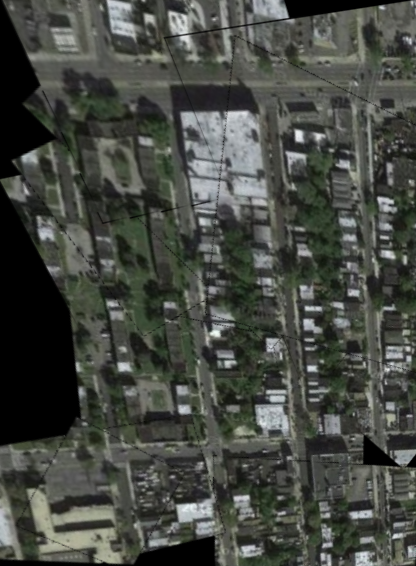
#> input picture Final_Task/topdown_image.png, 416 x 566 px
$ jupyter execute threshold_segmentation.ipynb
#> lines starting #> are read from the running program, lines starting #| are printed output that depends on the picture; after the words box and inside, x2 and y2 are one past the last pixel; in counts of white or black regions, pixels touching at a corner belong together
# Image Thresholding
- Canny Edge and Contour Detection
- Adaptive Mean Thresholding
- Adaptive Gaussian Thresholding
- Otsu's Thresholding

[cell 1]
# Necessary Imports

import cv2
import numpy as np
import matplotlib.pyplot as plt

[cell 2]
# Canny Edge+Contour Detection

image = cv2.imread('topdown_image.png')
#> image is the input picture: shape (566, 416, 3); mean B, G, R 66.8, 73, 69.9
if image is None:
    print("Error: Image not found.")
else:
    # Preprocessing
    gray = cv2.cvtColor(image, cv2.COLOR_BGR2GRAY)
    hsv = cv2.cvtColor(image, cv2.COLOR_BGR2HSV)
#> hsv: shape (566, 416, 3); mean H, S, V 45.8, 27.2, 73.4
    h, s, v = cv2.split(hsv)
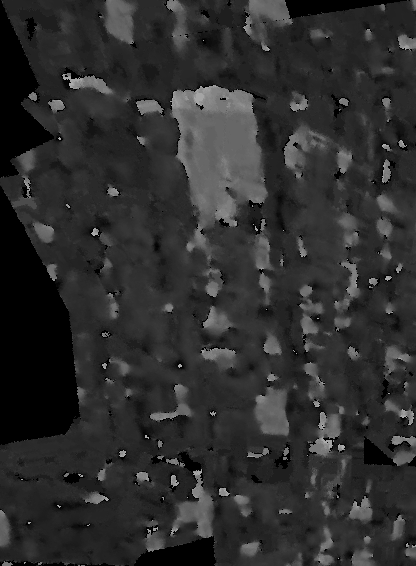
#> h: shape (566, 416); min 0, max 176, mean 45.8
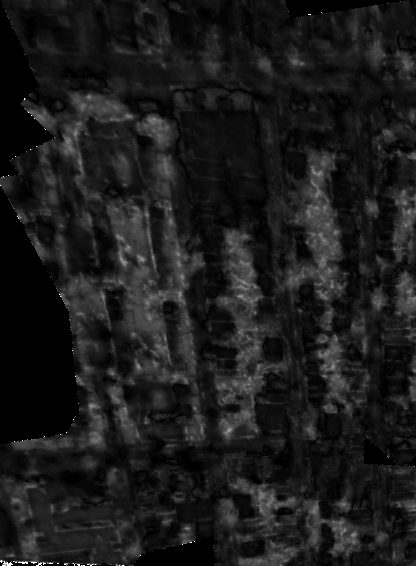
#> s: shape (566, 416); min 0, max 255, mean 27.2
    blurred = cv2.GaussianBlur(gray, (5, 5), 0)

    # Edge Detection
    edges = cv2.Canny(blurred, 100, 200)
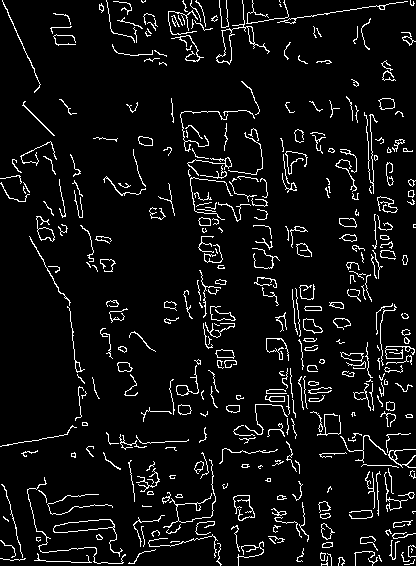
#> edges: shape (566, 416); 6.4% white in thin lines or dots

    # Find Contours
    contours, _ = cv2.findContours(edges, cv2.RETR_EXTERNAL, cv2.CHAIN_APPROX_SIMPLE)
#> contours = 375 contours, 315 with area under 20; largest, box (x1, y1, x2, y2) and area: (53, 519, 123, 557) 520, (216, 0, 270, 65) 364, (36, 216, 55, 242) 166, (303, 318, 323, 334) 162, (378, 98, 395, 110) 137

    # Draw results on a copy
    output = image.copy()
    cv2.drawContours(output, contours, -1, (0, 255, 0), 2)

    # Display using Matplotlib (Convert BGR to RGB)
    plt.imshow(cv2.cvtColor(output, cv2.COLOR_BGR2RGB))
    plt.title('Detected Contours')
    plt.axis('off') # Hide axes
    plt.show()

[cell 3]
# Adaptive Mean Thresholding

thresh_mean = cv2.adaptiveThreshold(
    gray, 255,
    cv2.ADAPTIVE_THRESH_MEAN_C,
    cv2.THRESH_BINARY,
    199, 5
)
#> thresh_mean: shape (566, 416); 51.6% white; 443 black regions (341 under 20 px), largest, box (x1, y1, x2, y2) and area: (0, 0, 416, 566) 66605, (0, 183, 102, 447) 14978, (362, 107, 416, 365) 6508

combined = cv2.hconcat([image, cv2.cvtColor(thresh_mean, cv2.COLOR_GRAY2BGR)])

plt.imshow(combined)
plt.title('Adaptive Mean Thresholding')
plt.axis('off') # Hide axes
plt.show()

[cell 4]
# Adaptive Gaussian Thresholding

thresh_gauss = cv2.adaptiveThreshold(
    gray, 255,
    cv2.ADAPTIVE_THRESH_GAUSSIAN_C,
    cv2.THRESH_BINARY,
    199, 5
)
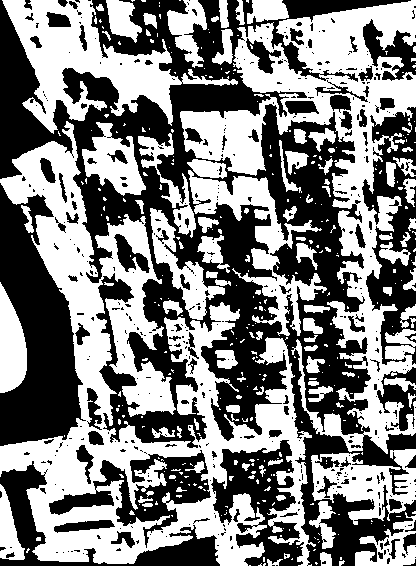
#> thresh_gauss: shape (566, 416); 50.3% white; 455 black regions (358 under 20 px), largest, box (x1, y1, x2, y2) and area: (0, 0, 416, 566) 69534, (0, 183, 86, 446) 12930, (362, 107, 416, 365) 6722

combined = cv2.hconcat([image, cv2.cvtColor(thresh_gauss, cv2.COLOR_GRAY2BGR)])
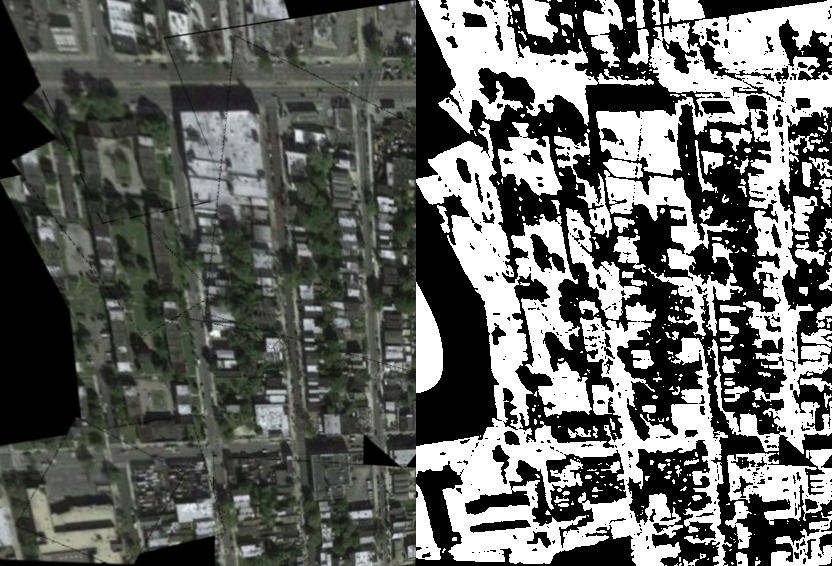
#> combined: shape (566, 832, 3); mean B, G, R 97.6, 100.7, 99.1

plt.imshow(combined)
plt.title('Adaptive Gaussian Thresholding')
plt.axis('off') # Hide axes
plt.show()

[cell 5]
# Apply Otsu's thresholding

ret, thresh_s = cv2.threshold(s, 0, 255, cv2.THRESH_BINARY_INV + cv2.THRESH_OTSU)
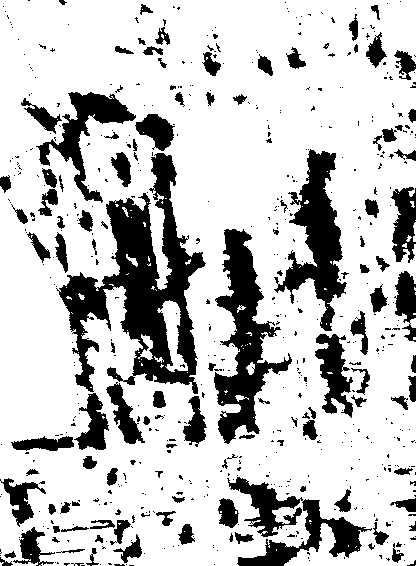
#> thresh_s: shape (566, 416); 77% white; 579 black regions (460 under 20 px), largest, box (x1, y1, x2, y2) and area: (56, 153, 206, 394) 13260, (214, 229, 292, 444) 6379, (274, 149, 347, 331) 5247
#> ret = 39
v_mask = cv2.inRange(v, 60, 130)
#> v_mask: shape (566, 416); 51.3% white; 1022 black regions (780 under 20 px), largest, box (x1, y1, x2, y2) and area: (0, 0, 197, 447) 30896, (0, 453, 220, 566) 8183, (297, 305, 416, 507) 6221
road_candidates = cv2.bitwise_and(thresh_s, v_mask)
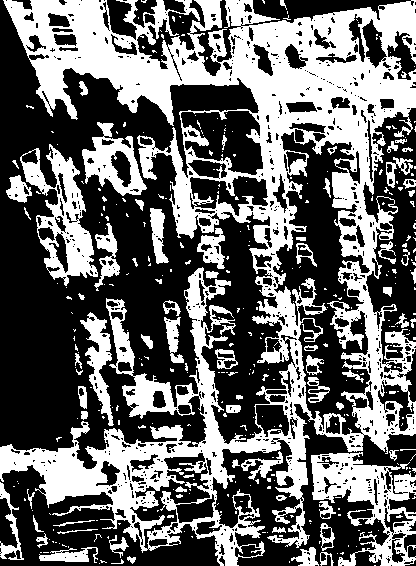
#> road_candidates: shape (566, 416); 40.7% white; 363 white regions (289 under 20 px), largest, box (x1, y1, x2, y2) and area: (0, 0, 416, 566) 72963, (311, 452, 416, 566) 5098, (20, 144, 98, 286) 4074

# Connected component analysis
num_labels, labels, stats, centroids = cv2.connectedComponentsWithStats(road_candidates)
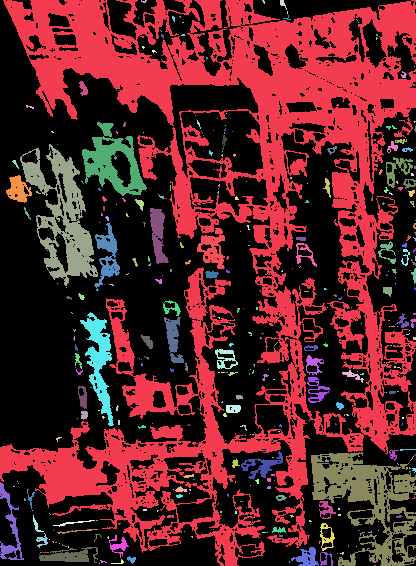
#> labels: shape (566, 416) int32; 364 distinct labels, from 0 to 363; one colour per label, 0 black
#> num_labels = 364; stats = 364 rows, first 6: [0, 0, 416, 566, 139713], [0, 0, 416, 566, 72963], [141, 0, 6, 3, 11], [262, 0, 3, 4, 7], [280, 0, 7, 10, 31], [287, 11, 1, 3, 3]; centroids = 364 pairs, first value 9.7 to 415, second value 1 to 565

# Filter by shape - roads are elongated
filtered = np.zeros_like(road_candidates)
for i in range(1, num_labels):
    area = stats[i, cv2.CC_STAT_AREA]
    w = stats[i, cv2.CC_STAT_WIDTH]
    h = stats[i, cv2.CC_STAT_HEIGHT]
    aspect_ratio = max(w,h) / (min(w,h) + 1e-5)

    # Roads are elongated (high aspect ratio) or large connected networks
    if aspect_ratio > 2.0 and area > 500:
        filtered[labels == i] = 255
#> this loop made 363 passes
#> (area, w, h, aspect_ratio) on passes 1, 4, 23: (72963, 416, 566, 1.36), (31, 7, 10, 1.43), (23, 6, 7, 1.17)
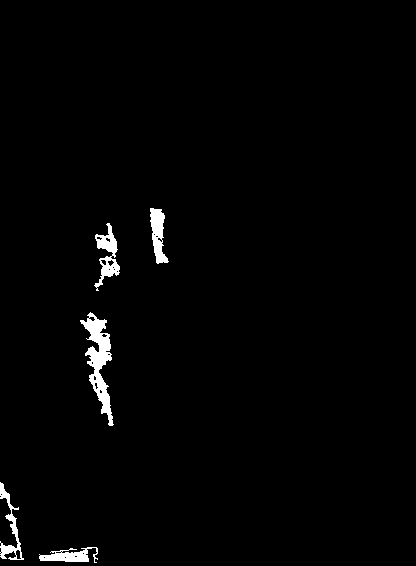
#> filtered: shape (566, 416); 1.6% white; 5 white regions, box (x1, y1, x2, y2) and area: (80, 312, 114, 426) 1447, (94, 223, 120, 291) 680, (150, 208, 169, 264) 596, (0, 482, 24, 560) 524, (39, 547, 98, 563) 506

combined = cv2.hconcat([image,cv2.cvtColor(road_candidates, cv2.COLOR_GRAY2BGR),  cv2.cvtColor(filtered, cv2.COLOR_GRAY2BGR)])
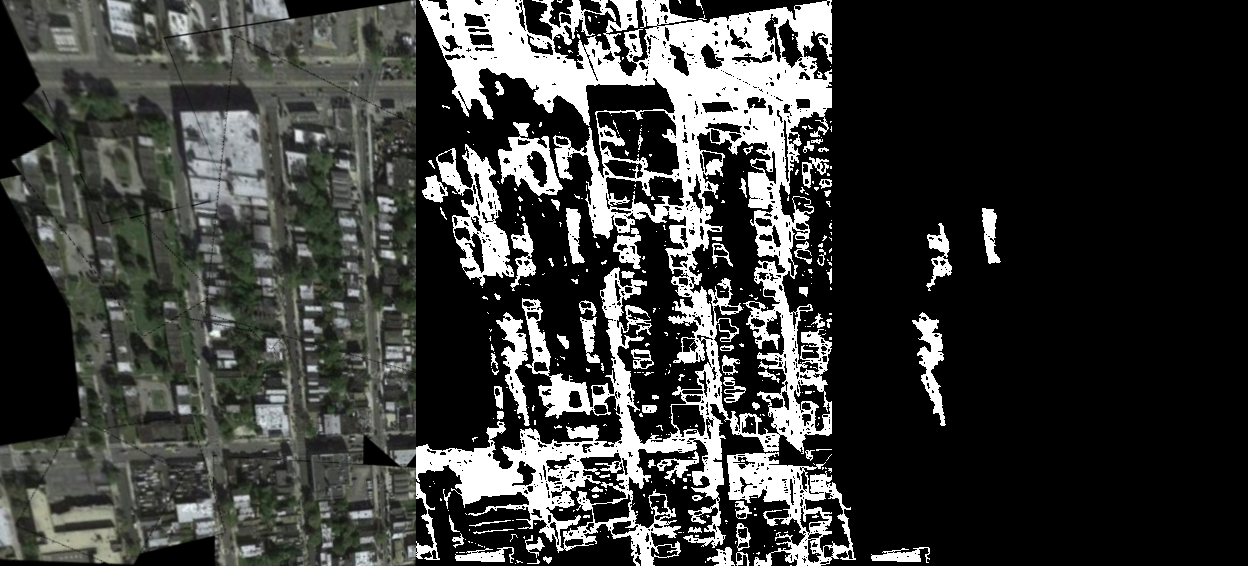
#> combined: shape (566, 1248, 3); mean B, G, R 58.2, 60.3, 59.2

plt.imshow(combined)
plt.title('Otsu Thresholding')
plt.axis('off') # Hide axes
plt.show()

[cell 6]
# Display H vs S vs V channels

hsv = cv2.cvtColor(image, cv2.COLOR_BGR2HSV)
h, s, v = cv2.split(hsv)

fig, axes = plt.subplots(1, 3, figsize=(20, 6))
axes[0].imshow(h, cmap='gray')
axes[0].set_title('Hue')
axes[1].imshow(s, cmap='gray')
axes[1].set_title('Saturation')
axes[2].imshow(v, cmap='gray')
axes[2].set_title('Value')
plt.show()

$ run again, with Final_Task/test_4.png copied over Final_Task/topdown_image.png
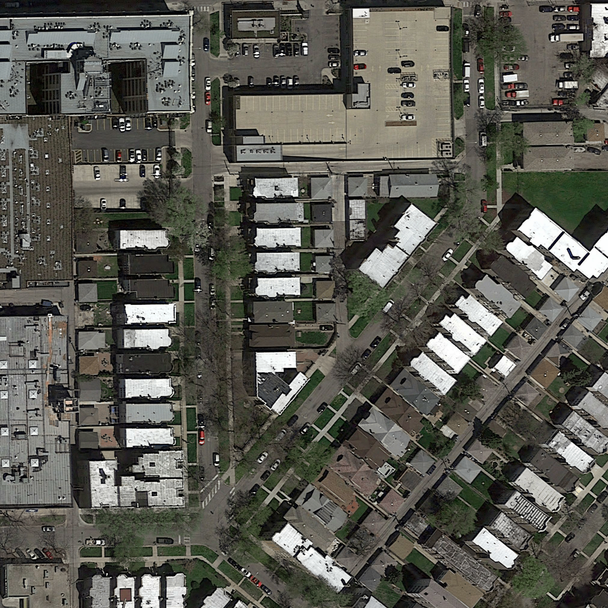
#> input picture Final_Task/test_4.png, 608 x 608 px
#> image is the input picture: shape (608, 608, 3); mean B, G, R 82.6, 90.5, 90.8
#> hsv: shape (608, 608, 3); mean H, S, V 38.5, 40.9, 93
#> `edges = cv2.Canny(blurred, 100, 200)`:
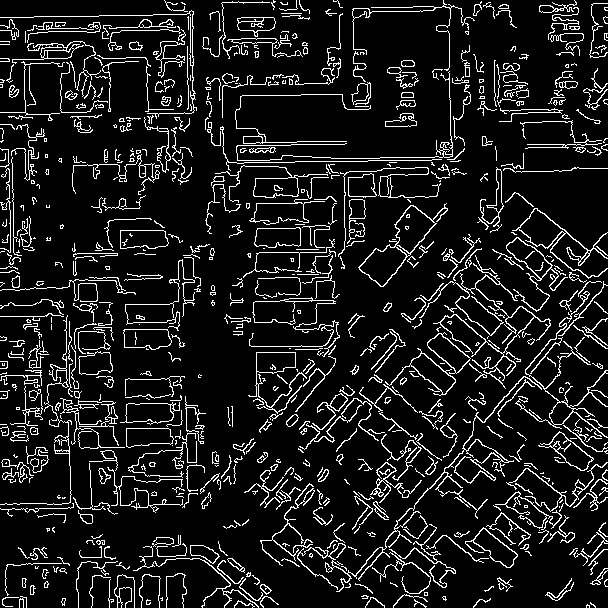
#> edges: shape (608, 608); 10.8% white in thin lines or dots
#> contours = 714 contours, 553 with area under 20; largest, box (x1, y1, x2, y2) and area: (358, 203, 448, 287) 2315, (385, 332, 471, 396) 1632, (512, 208, 608, 279) 1224, (506, 237, 568, 312) 917, (120, 402, 180, 425) 844
#> thresh_mean: shape (608, 608); 47.3% white; 2316 white regions (2145 under 20 px), largest, box (x1, y1, x2, y2) and area: (0, 0, 444, 253) 25108, (247, 281, 509, 593) 20305, (236, 7, 453, 161) 19683
#> thresh_gauss: shape (608, 608); 50.1% white; 1463 black regions (1339 under 20 px), largest, box (x1, y1, x2, y2) and area: (0, 0, 608, 608) 157156, (0, 0, 312, 59) 6406, (0, 510, 69, 599) 2062
#> thresh_s: shape (608, 608); 80.1% white; 4831 black regions (4504 under 20 px), largest, box (x1, y1, x2, y2) and area: (502, 171, 608, 236) 4404, (263, 418, 373, 524) 3220, (418, 471, 503, 545) 2282
#> ret = 61
#> v_mask: shape (608, 608); 46.9% white; 2873 white regions (2692 under 20 px), largest, box (x1, y1, x2, y2) and area: (0, 0, 608, 608) 125992, (0, 114, 169, 410) 14581, (68, 113, 171, 177) 3355
#> road_candidates: shape (608, 608); 38.8% white; 3615 white regions (3384 under 20 px), largest, box (x1, y1, x2, y2) and area: (0, 0, 608, 608) 65412, (330, 245, 608, 599) 14786, (0, 114, 115, 410) 11324
#> labels: shape (608, 608) int32; 3616 distinct labels, from 0 to 3615
#> num_labels = 3616; centroids = 3616 pairs, first value 0 to 607, second value 0 to 607
#> the loop `for i in range(1, num_labels):` made 3615 passes
#> (area, w, h, aspect_ratio) on passes 1, 7, 14: (65412, 608, 608, 1), (109, 20, 63, 3.15), (142, 67, 5, 13.4)
#> `combined = cv2.hconcat([image,cv2.cvtColor(road_candidates, cv2.COLOR_..`:
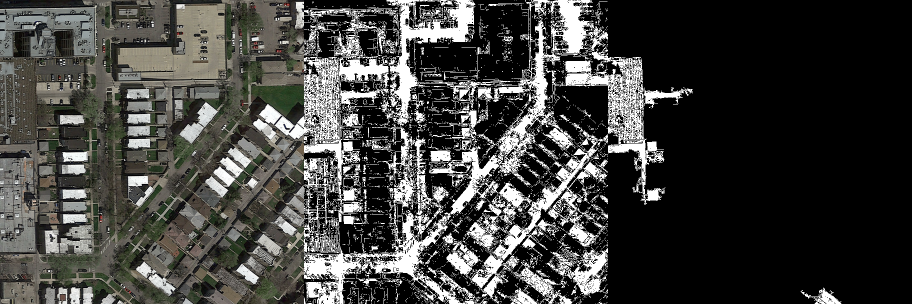
#> combined: shape (608, 1824, 3) (shown at 1/2 size); mean B, G, R 63.7, 66.3, 66.4

$ run again, with Final_Task/test_1.jpg saved as Final_Task/topdown_image.png
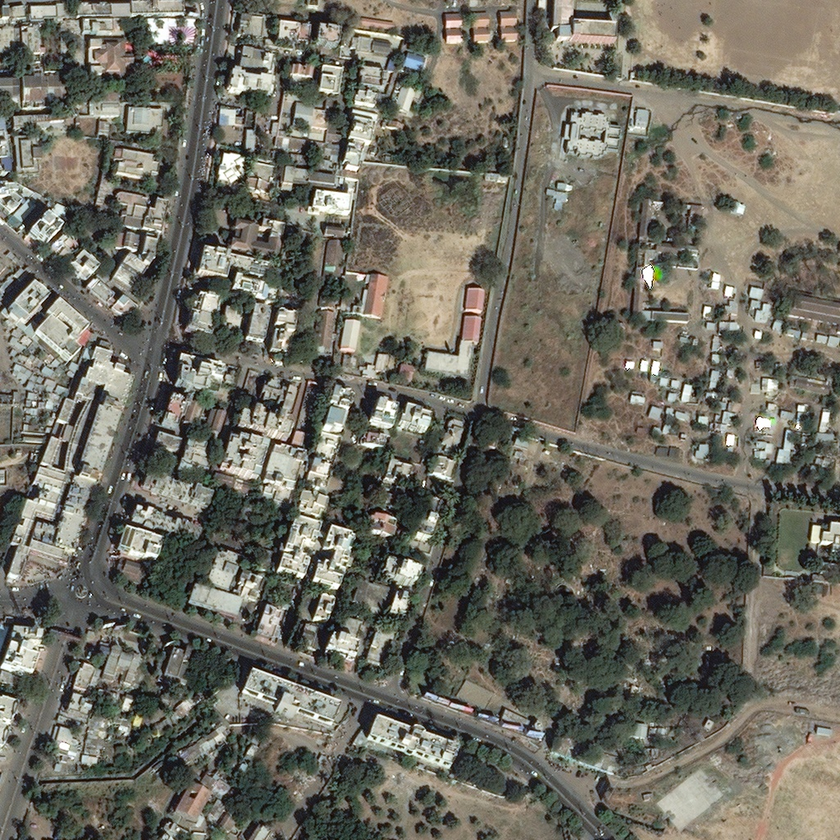
#> input picture Final_Task/test_1.jpg, 840 x 840 px, shrunk from 1024 x 1024 before the run
#> image is the input picture: shape (840, 840, 3); mean B, G, R 96.7, 107.5, 109.4
#> hsv: shape (840, 840, 3); mean H, S, V 40.6, 45.2, 112.7
#> edges: shape (840, 840); 11% white in thin lines or dots
#> contours = 1631 contours, 1326 with area under 20; largest, box (x1, y1, x2, y2) and area: (105, 524, 163, 576) 1258, (58, 384, 127, 513) 1009, (396, 402, 432, 433) 728, (51, 337, 132, 435) 650, (218, 153, 245, 190) 638
#> thresh_mean: shape (840, 840); 52.4% white; 3076 black regions (2780 under 20 px), largest, box (x1, y1, x2, y2) and area: (0, 0, 672, 840) 220686, (488, 346, 840, 780) 34320, (569, 92, 840, 432) 16312
#> thresh_gauss: shape (840, 840); 53.7% white; 3274 black regions (2936 under 20 px), largest, box (x1, y1, x2, y2) and area: (0, 0, 840, 840) 212221, (488, 346, 840, 780) 25355, (493, 464, 622, 683) 7839
#> thresh_s: shape (840, 840); 90.7% white; black in thin lines or dots
#> ret = 78
#> v_mask: shape (840, 840); 48.3% white; 2710 white regions (2464 under 20 px), largest, box (x1, y1, x2, y2) and area: (0, 0, 840, 840) 312995, (623, 60, 840, 113) 3172, (0, 118, 58, 184) 1006
#> road_candidates: shape (840, 840); 44.8% white; 4647 white regions (4363 under 20 px), largest, box (x1, y1, x2, y2) and area: (0, 0, 840, 840) 263897, (738, 224, 840, 346) 5690, (20, 118, 142, 279) 3541
#> labels: shape (840, 840) int32; 4648 distinct labels, from 0 to 4647
#> num_labels = 4648; centroids = 4648 pairs, first value 0 to 839, second value 0 to 839
#> the loop `for i in range(1, num_labels):` made 4647 passes
#> (area, w, h, aspect_ratio) on passes 1 to 3: (111, 23, 16, 1.44), (263897, 840, 840, 1), (35, 28, 3, 9.33)
#> `combined = cv2.hconcat([image,cv2.cvtColor(road_candidates, cv2.COLOR_..`:
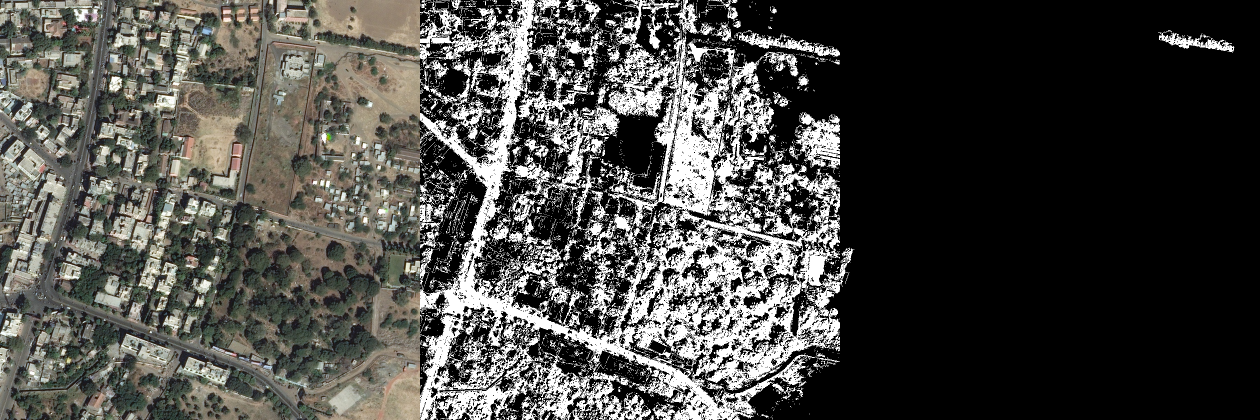
#> combined: shape (840, 2520, 3) (shown at 1/2 size); mean B, G, R 70.6, 74.2, 74.9
